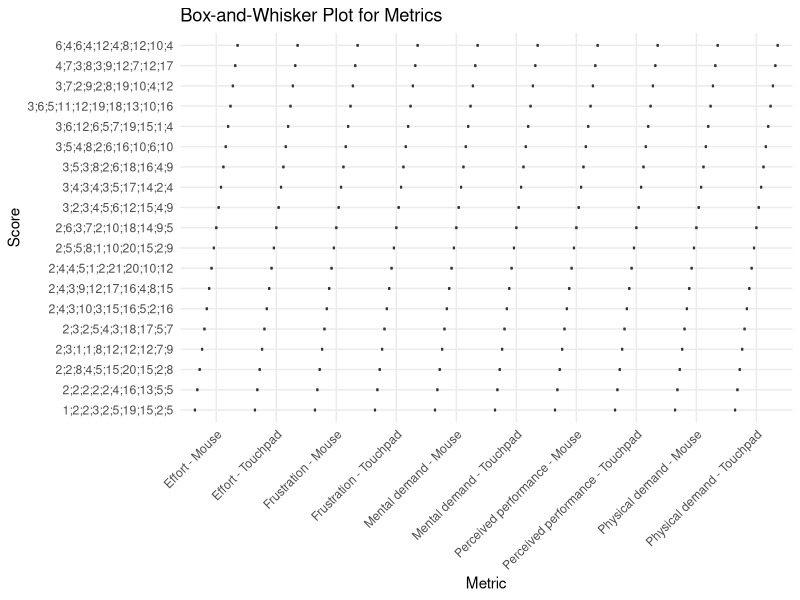

Write the R code that produced this figure.
# Load required library
library(ggplot2)

# Load your data
data <- read.csv("data.csv", check.names = TRUE)  # Handles column name issues like spaces or special characters

# Combine all columns (excluding User.ID) into one long format manually
metrics <- c(
  rep("Mental demand - Mouse", nrow(data)),
  rep("Mental demand - Touchpad", nrow(data)),
  rep("Physical demand - Mouse", nrow(data)),
  rep("Physical demand - Touchpad", nrow(data)),
  rep("Frustration - Mouse", nrow(data)),
  rep("Frustration - Touchpad", nrow(data)),
  rep("Perceived performance - Mouse", nrow(data)),
  rep("Perceived performance - Touchpad", nrow(data)),
  rep("Effort - Mouse", nrow(data)),
  rep("Effort - Touchpad", nrow(data))
)

scores <- c(
  data$Mental.demand..Mouse,
  data$Mental.demand...Touchpad,
  data$Physical.demand...Mouse,
  data$Physical.demand...Touchpad,
  data$Frustration...Mouse,
  data$Frustration...Touchpad,
  data$Percieved.performance...Mouse,
  data$Percieved.performance...Touchpad,
  data$Effor...Mouse,
  data$Effort...Touchpad
)

# Create a data frame for plotting
plot_data <- data.frame(Metric = metrics, Score = scores)

# Create the box-and-whisker plot
ggplot(plot_data, aes(x = Metric, y = Score)) +
  geom_boxplot(outlier.colour = "blue", outlier.shape = 16, outlier.size = 2, notch = FALSE) +
  theme_minimal() +
  theme(axis.text.x = element_text(angle = 45, hjust = 1)) +
  labs(title = "Box-and-Whisker Plot for Metrics",
       x = "Metric",
       y = "Score")
